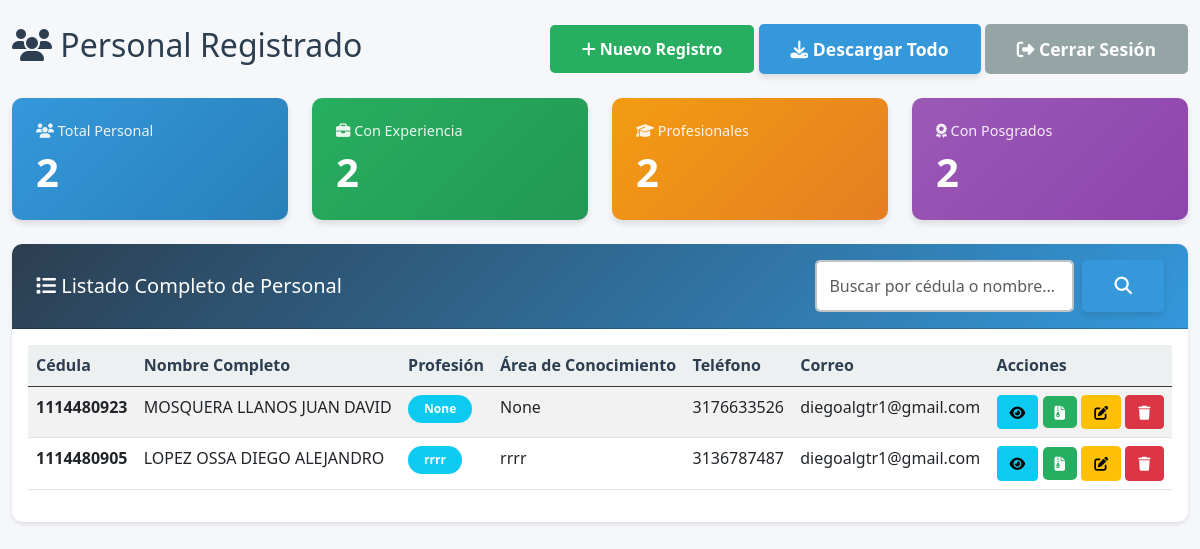
The app's page /formapp/lista/ (signed in), older data.
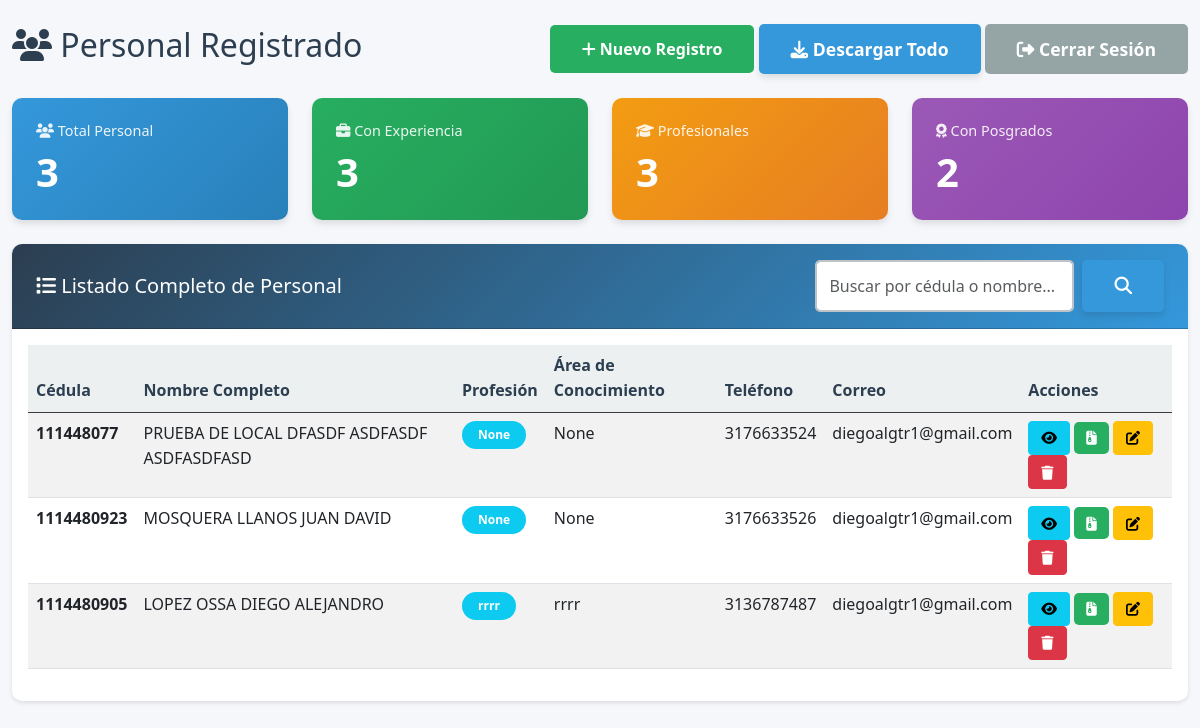
The same page, newer data.
### formapp/models.py (models this page shows, shortened)
class InformacionBasica(models.Model):
    GENERO_CHOICES = [
        ('Femenino', 'Femenino'),
        ('Masculino', 'Masculino'),
    ]
    AREA_CONOCIMIENTO_CHOICES = [
        ('JURIDICO', 'JURIDICO'),
        ('TECNICO', 'TECNICO'),
        ('TRANSVERSALIZACION', 'TRANSVERSALIZACION'),
        ('LIDERES', 'LIDERES'),
        ('PSICOLOGIA', 'PSICOLOGIA'),
        ('GESTION HUMANA', 'GESTION HUMANA'),
        ('SOCIAL', 'SOCIAL'),
        ('ADMINISTRATIVO Y FINANCIERO', 'ADMINISTRATIVO Y FINANCIERO'),
        ('SANEAMIENTO Y NUTRICIONAL - PROFESIONAL', 'SANEAMIENTO Y NUTRICIONAL - PROFESIONAL'),
        ('SANEAMIENTO Y NUTRICIONAL - TECNICO', 'SANEAMIENTO Y NUTRICIONAL - TECNICO'),
        ('COORDINADOR LOGISTICO', 'COORDINADOR LOGISTICO'),
        ('LIDER TECNICO', 'LIDER TECNICO'),
        ('FORMACION', 'FORMACION'),
        ('LIDER ADMINISTRATIVO Y FINANCIERO', 'LIDER ADMINISTRATIVO Y FINANCIERO'),
        ('SOSTENIBILIDAD', 'SOSTENIBILIDAD'),
        ('LOGISTICA', 'LOGISTICA'),
        ('COMUNICACIONES', 'COMUNICACIONES'),
        ('PLANEACION', 'PLANEACION'),
        ('PROFESIONAL ESPECIALIZADO DIRECTOR', 'PROFESIONAL ESPECIALIZADO DIRECTOR'),
        ('PROFESIONAL ADMINISTRATIVO', 'PROFESIONAL ADMINISTRATIVO'),
        ('PROFESIONAL CONTABLE', 'PROFESIONAL CONTABLE'),
        ('OTRO', 'OTRO'),
    ]
    PROFESION_CHOICES = [
        ('ABOGADO', 'ABOGADO'),
        ('PSICOLOGA', 'PSICOLOGA'),
        ('PSICOLOGO', 'PSICOLOGO'),
        ('LICENCIADA EN EDUCACION BASICA', 'LICENCIADA EN EDUCACION BASICA'),
        ('TECNICO LABORAL POR COMPETENCIAS EN CONTABILIDAD GENERAL SISTEMATIZADA', 'TECNICO LABORAL POR COMPETENCIAS EN CONTABILIDAD GENERAL SISTEMATIZADA'),
        ('TRABAJADORA SOCIAL', 'TRABAJADORA SOCIAL'),
        ('TRABAJADOR SOCIAL', 'TRABAJADOR SOCIAL'),
        ('ADMINISTRADOR DE EMPRESAS', 'ADMINISTRADOR DE EMPRESAS'),
        ('NUTRICIONISTA DIETISTA', 'NUTRICIONISTA DIETISTA'),
        ('BACHILLER', 'BACHILLER'),
        ('TECNICO PROFESIONAL EN INGENIERIA DE SISTEMAS', 'TECNICO PROFESIONAL EN INGENIERIA DE SISTEMAS'),
        ('INGENIERO DE SISTEMAS', 'INGENIERO DE SISTEMAS'),
        ('TECNOLOGO EN ALIMENTOS', 'TECNOLOGO EN ALIMENTOS'),
        ('TECNICO LABORAL EN AUXILIAR ADMINISTRATIVO', 'TECNICO LABORAL EN AUXILIAR ADMINISTRATIVO'),
        ('INGENIERA AGRONOMA', 'INGENIERA AGRONOMA'),
        ('INGENIERO AGRONOMO', 'INGENIERO AGRONOMO'),
        ('INGENIERO EN ALIMENTOS', 'INGENIERO EN ALIMENTOS'),
        ('INGENIERA DE ALIMENTOS', 'INGENIERA DE ALIMENTOS'),
        ('INGENIERO INDUSTRIAL', 'INGENIERO INDUSTRIAL'),
        ('INGENIERA INDUSTRIAL', 'INGENIERA INDUSTRIAL'),
        ('SOCIOLOGO', 'SOCIOLOGO'),
        ('SOCIOLOGA', 'SOCIOLOGA'),
        ('CONTADOR PUBLICO', 'CONTADOR PUBLICO'),
        ('TECNOLOGO EN GESTION DE RECURSOS NATURALES', 'TECNOLOGO EN GESTION DE RECURSOS NATURALES'),
        ('TECNICO EN GESTION DE SISTEMAS DE MANEJO AMBIENTAL', 'TECNICO EN GESTION DE SISTEMAS DE MANEJO AMBIENTAL'),
        ('ADMINISTRADORA AMBIENTAL', 'ADMINISTRADORA AMBIENTAL'),
        ('ADMINISTRADOR AMBIENTAL', 'ADMINISTRADOR AMBIENTAL'),
        ('LICENCIATURA EN ADMINISTRACION DE NEGOCIOS CON ENFASIS EN MERCADEO', 'LICENCIATURA EN ADMINISTRACION DE NEGOCIOS CON ENFASIS EN MERCADEO'),
        ('NORMALISTA SUPERIOR', 'NORMALISTA SUPERIOR'),
        ('LICENCIADA EN CIENCIAS RELIGIOSAS', 'LICENCIADA EN CIENCIAS RELIGIOSAS'),
        ('ADMINISTRADORA PUBLICA', 'ADMINISTRADORA PUBLICA'),
        ('ADMINISTRADOR DE NEGOCIOS', 'ADMINISTRADOR DE NEGOCIOS'),
        ('TECNICO LABORAL EN SECRETARIADO ADMINISTRATIVO Y GERENCIAL', 'TECNICO LABORAL EN SECRETARIADO ADMINISTRATIVO Y GERENCIAL'),
        ('INGENIERO AGROINDUSTRIAL', 'INGENIERO AGROINDUSTRIAL'),
        ('INGENIERIA AGROINDUSTRIAL', 'INGENIERIA AGROINDUSTRIAL'),
        ('TECNOLOGA EN AGUA Y SANEAMIENTO', 'TECNOLOGA EN AGUA Y SANEAMIENTO'),
        ('TECNICO EN ADMINISTRACION DE NEGOCIOS', 'TECNICO EN ADMINISTRACION DE NEGOCIOS'),
        ('LICENCIADA EN PEDAGOGIA INFANTIL', 'LICENCIADA EN PEDAGOGIA INFANTIL'),
        ('TEOLOGA', 'TEOLOGA'),
        ('TECNOLOGO INDUSTRIAL', 'TECNOLOGO INDUSTRIAL'),
        ('TECNOLOGO EN CONTROL DE CALIDAD DE ALIMENTOS', 'TECNOLOGO EN CONTROL DE CALIDAD DE ALIMENTOS'),
        ('TECNICO PROFESIONAL EN PROCESAMIENTO DE ALIMENTOS', 'TECNICO PROFESIONAL EN PROCESAMIENTO DE ALIMENTOS'),
        ('TECNOLOGO EN PROCESAMIENTO DE ALIMENTOS PERECEDEROS', 'TECNOLOGO EN PROCESAMIENTO DE ALIMENTOS PERECEDEROS'),
        ('TECNOLOGO EN ECOLOGIA Y MANEJO AMBIENTAL', 'TECNOLOGO EN ECOLOGIA Y MANEJO AMBIENTAL'),
        ('PROFESIONAL EN AGROINDUSTRIA', 'PROFESIONAL EN AGROINDUSTRIA'),
        ('ADMINISTRADOR AGROPECUARIO', 'ADMINISTRADOR AGROPECUARIO'),
        ('TECNICO EN RECURSOS HUMANOS', 'TECNICO EN RECURSOS HUMANOS'),
        ('TECNOLOGA EN GESTION ADMINISTRATIVA', 'TECNOLOGA EN GESTION ADMINISTRATIVA'),
        ('TECNICO EN CONTABILIZACION DE OPERACIONES COMERCIALES Y FINANCIERAS', 'TECNICO EN CONTABILIZACION DE OPERACIONES COMERCIALES Y FINANCIERAS'),
        ('TECNICO EN ASISTENCIA ADMINISTRATIVA', 'TECNICO EN ASISTENCIA ADMINISTRATIVA'),
        ('TECNOLOGA EN GESTION DEL TALENTO HUMANO', 'TECNOLOGA EN GESTION DEL TALENTO HUMANO'),
        ('AUXILIAR CONTABLE Y FINANCIERO', 'AUXILIAR CONTABLE Y FINANCIERO'),
        ('PROFESIONAL EN FINANZAS Y NEGOCIOS INTERNACIONALES', 'PROFESIONAL EN FINANZAS Y NEGOCIOS INTERNACIONALES'),
        ('TECNOLOGO EN GESTION DE PROYECTOS DE DESARROLLO ECONOMICO Y SOCIAL', 'TECNOLOGO EN GESTION DE PROYECTOS DE DESARROLLO ECONOMICO Y SOCIAL'),
        ('TECNICO LABORAL EN CONTABILIDAD Y FINANZAS', 'TECNICO LABORAL EN CONTABILIDAD Y FINANZAS'),
        ('TECNICO EN ASISTENCIA Y ATENCION INTEGRAL A LA PRIMERA INFANCIA', 'TECNICO EN ASISTENCIA Y ATENCION INTEGRAL A LA PRIMERA INFANCIA'),
        ('TECNOLOGO EN GESTION DEL TALENTO HUMANO', 'TECNOLOGO EN GESTION DEL TALENTO HUMANO'),
        ('TECNICO LABORAL EN CHEF', 'TECNICO LABORAL EN CHEF'),
        ('OTRO', 'OTRO'),
    ]
    PERFIL_CHOICES = [
        ('BACHILLER GGHH', 'BACHILLER GGHH'),
        ('PROFESIONAL SOCIAL', 'PROFESIONAL SOCIAL'),
        ('PROFESIONAL PSICOLOGIA', 'PROFESIONAL PSICOLOGIA'),
        ('LIDER DE NUTRICIONAL', 'LIDER DE NUTRICIONAL'),
        ('TECNICO SANITARIO AMBIENTAL', 'TECNICO SANITARIO AMBIENTAL'),
        ('TECNICO NUTRICIONAL', 'TECNICO NUTRICIONAL'),
        ('TECNICO GGHH', 'TECNICO GGHH'),
        ('PROFESIONAL SANITARIO AMBIENTAL', 'PROFESIONAL SANITARIO AMBIENTAL'),
        ('PROFESIONAL FORMACION', 'PROFESIONAL FORMACION'),
        ('ABOGADO', 'ABOGADO'),
        ('OTRO', 'OTRO'),
    ]
    nombre_completo = models.CharField(max_length=200, verbose_name='Nombre Completo', blank=True, null=True)
    cedula = models.CharField(
        max_length=20,
        unique=True,
        verbose_name='Cédula',
        error_messages={
            'unique': 'Ya existe un registro con esta cédula. Por favor, verifica el número de cédula.'
        }
    )
    genero = models.CharField(max_length=50, verbose_name='Género', choices=GENERO_CHOICES)
    tipo_via = models.CharField(max_length=50, verbose_name='Tipo de Vía (Calle/Avenida/Carrera)', default='Calle')
    numero_via = models.CharField(max_length=20, verbose_name='Número de Vía', default='')
    numero_casa = models.CharField(max_length=20, verbose_name='Número de Casa/Edificio', default='')
    complemento_direccion = models.CharField(max_length=200, verbose_name='Complemento (Apto, Interior, etc.)', blank=True, null=True)
    barrio = models.CharField(max_length=200, verbose_name='Barrio', blank=True, null=True)
    telefono = models.CharField(max_length=20, verbose_name='Teléfono')
    correo = models.EmailField(verbose_name='Correo Electrónico')
    perfil = models.CharField(max_length=200, verbose_name='Perfil Profesional', blank=True, null=True)
    perfil_otro = models.CharField(max_length=200, verbose_name='Perfil Profesional (Otro)', blank=True, null=True)
    area_del_conocimiento = models.CharField(max_length=200, verbose_name='Área del Conocimiento', blank=True, null=True)
    area_del_conocimiento_otro = models.CharField(max_length=200, verbose_name='Área del Conocimiento (Otro)', blank=True, null=True)
    profesion = models.CharField(max_length=200, verbose_name='Profesión', blank=True, null=True)
    profesion_otro = models.CharField(max_length=200, verbose_name='Profesión (Otro)', blank=True, null=True)
    contrato = models.CharField(max_length=200, verbose_name='Contrato', blank=True, null=True)
    observacion = models.TextField(verbose_name='Observaciones', blank=True, null=True)

### formapp/views.py (the view)
# urls.py: path('lista/', views.ApplicantListView.as_view(), name='applicant_list'),
class ApplicantListView(LoginRequiredMixin, ListView):
    model = InformacionBasica
    template_name = 'formapp/applicant_list.html'
    context_object_name = 'applicants'
    ordering = ['-id']
    paginate_by = 20
    def get_queryset(self):
        queryset = super().get_queryset()
        search_query = self.request.GET.get('search', '')
        if search_query:
            queryset = queryset.filter(
                Q(cedula__icontains=search_query) |
                Q(nombre_completo__icontains=search_query)
            )
        return queryset
    def get_context_data(self, **kwargs):
        context = super().get_context_data(**kwargs)
        context['total_personal'] = InformacionBasica.objects.count()
        context['con_experiencia'] = InformacionBasica.objects.filter(
            experiencias_laborales__isnull=False
        ).distinct().count()
        context['profesionales'] = InformacionBasica.objects.filter(
            formacion_academica__isnull=False
        ).distinct().count()
        context['con_posgrado'] = InformacionBasica.objects.filter(
            posgrados__isnull=False
        ).distinct().count()
        context['search_query'] = self.request.GET.get('search', '')
        return context

### formapp/templates/formapp/applicant_list.html (shortened to what the changed rows need)
{% extends 'base.html' %}
{% load static %}
{% block content %}
<div class="container-fluid mt-4">
    <div class="row">
        <div class="col-12">
            <div class="d-flex justify-content-between align-items-center mb-4">
                <h2><i class="fas fa-users"></i> Personal Registrado</h2>
            </div>
            <div class="row mb-4">
                <div class="col-md-3">
                    <div class="stat-card" style="background: linear-gradient(135deg, #3498db 0%, #2980b9 100%);">
                        <div class="card-body">
                            <h5 class="card-title">
                                <i class="fas fa-users"></i> Total Personal
                            </h5>
                            <h2>{{ total_personal }}</h2>
                        </div>
                    </div>
                </div>
                <div class="col-md-3">
                    <div class="stat-card" style="background: linear-gradient(135deg, #27ae60 0%, #229954 100%);">
                        <div class="card-body">
                            <h5 class="card-title">
                                <i class="fas fa-briefcase"></i> Con Experiencia
                            </h5>
                            <h2>{{ con_experiencia }}</h2>
                        </div>
                    </div>
                </div>
                <div class="col-md-3">
                    <div class="stat-card" style="background: linear-gradient(135deg, #f39c12 0%, #e67e22 100%);">
                        <div class="card-body">
                            <h5 class="card-title">
                                <i class="fas fa-graduation-cap"></i> Profesionales
                            </h5>
                            <h2>{{ profesionales }}</h2>
                        </div>
                    </div>
                </div>
                <div class="col-md-3">
                    <div class="stat-card" style="background: linear-gradient(135deg, #9b59b6 0%, #8e44ad 100%);">
                        <div class="card-body">
                            <h2>{{ con_posgrado }}</h2>
                        </div>
                    </div>
                </div>
            </div>
            <div class="card">
                <div class="card-body">
                    {% if applicants %}
                        <div class="table-responsive">
                            <table class="table table-hover table-striped">
                                <thead class="table-dark">
                                    <tr>
                                        <th>Cédula</th>
                                        <th>Nombre Completo</th>
                                        <th>Profesión</th>
                                        <th>Área de Conocimiento</th>
                                        <th>Teléfono</th>
                                        <th>Correo</th>
                                        <th>Acciones</th>
                                    </tr>
                                </thead>
                                <tbody>
                                    {% for applicant in applicants %}
                                    <tr>
                                        <td><strong>{{ applicant.cedula }}</strong></td>
                                        <td>{{ applicant.nombre_completo }}</td>
                                        <td>
                                            <span class="badge bg-info">
                                                {{ applicant.profesion }}
                                            </span>
                                        </td>
                                        <td>{{ applicant.area_del_conocimiento }}</td>
                                        <td>{{ applicant.telefono }}</td>
                                        <td>{{ applicant.correo }}</td>
                                        <td>
                                            <a href="{% url 'formapp:applicant_detail' applicant.pk %}"
                                               class="btn btn-sm btn-info"
                                               title="Ver Detalle">
                                                <i class="fas fa-eye"></i>
                                            </a>
                                            <a href="{% url 'formapp:download_individual' applicant.pk %}"
                                               class="btn btn-sm btn-success"
                                               title="Descargar ZIP">
                                                <i class="fas fa-file-archive"></i>
                                            </a>
                                            {% if user.is_staff %}
                                            <a href="{% url 'formapp:applicant_edit' applicant.pk %}"
                                               class="btn btn-sm btn-warning"
                                               title="Editar">
                                                <i class="fas fa-edit"></i>
                                            </a>
                                            <button type="button"
                                                    class="btn btn-sm btn-danger"
                                                    title="Eliminar"
                                                    onclick="confirmDelete('{{ applicant.nombre_completo }}', '{% url 'formapp:applicant_delete' applicant.pk %}')">
                                                <i class="fas fa-trash"></i>
                                            </button>
                                            {% endif %}
                                        </td>
                                    </tr>
                                    {% endfor %}
                                </tbody>
                            </table>
                        </div>
                    {% else %}
                        <div class="alert alert-info text-center">
                            <i class="fas fa-info-circle fa-3x mb-3"></i>
                            <h4>No hay personal registrado</h4>
                            <p>Haz clic en "Nuevo Registro" para agregar el primero.</p>
                        </div>
                    {% endif %}
                </div>
            </div>
        </div>
    </div>
</div>
{% endblock %}

Row changes from the older to the newer data that the page shows:
added InformacionBasica: cedula "111448077", nombre_completo "PRUEBA DE LOCAL DFASDF ASDFASDF ASDFASDFASD", profesion "None", area_del_conocimiento "None", telefono "3176633524", correo "diegoalgtr1@gmail.com"
Text that changed along with them:
{{ total_personal }}: "2" → "3"
{{ con_experiencia }}: "2" → "3"
{{ profesionales }}: "2" → "3"
